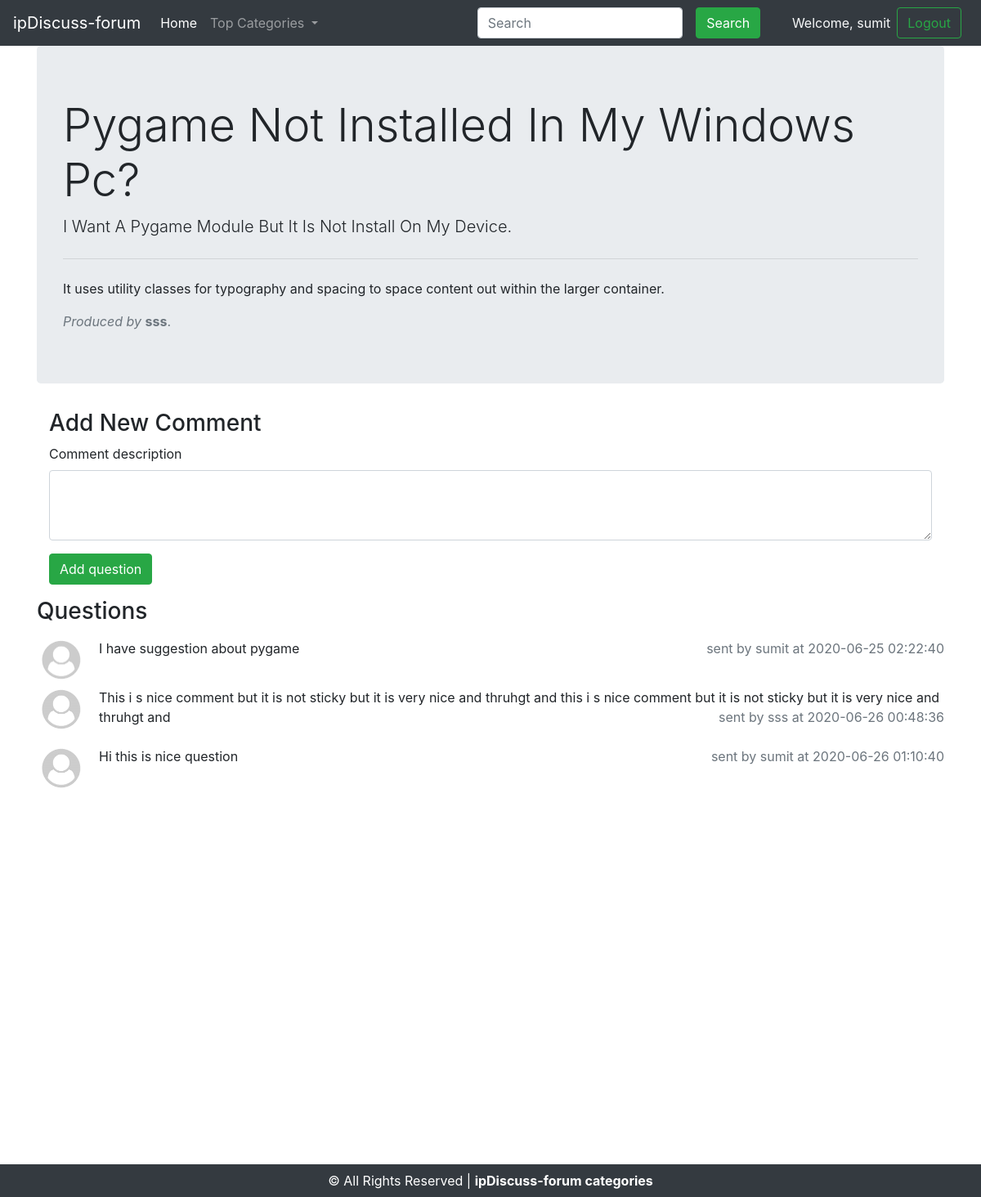
/thread.php?thd=1 (signed in), run on the app's committed database.
### tables this page shows
CREATE TABLE `threads` (
  `thread_id` int(11) NOT NULL,
  `thread_title` varchar(255) NOT NULL,
  `thread_content` text NOT NULL,
  `category_id` int(11) NOT NULL,
  `user_id` int(11) NOT NULL,
  `time&date` timestamp NOT NULL DEFAULT current_timestamp() ON UPDATE current_timestamp()
);

CREATE TABLE `users` (
  `user_id` int(11) NOT NULL,
  `username` varchar(255) NOT NULL,
  `user_email` varchar(255) NOT NULL,
  `password` varchar(10000) NOT NULL,
  `timestamp` datetime NOT NULL DEFAULT current_timestamp()
);

CREATE TABLE `comments` (
  `comment_id` int(11) NOT NULL,
  `user_id` int(11) NOT NULL,
  `comment_desc` text NOT NULL,
  `thread_id` int(11) NOT NULL,
  `comment_time` datetime NOT NULL DEFAULT current_timestamp()
);

### thread.php (the view, shortened to what this page needs)
<?php
include "includes/header.php";
include "includes/navbar.php";
$id=$_GET['thd'];
$sql="select * from threads where thread_id='$id'";
$res=mysqli_query($conn,$sql);
while($row=mysqli_fetch_assoc($res))
{
    $title=$row['thread_title'];
    $desc=$row['thread_content'];
    $q_id=$row['user_id'];
    $sql2="select username from users where user_id='$q_id'";
    $res2=mysqli_query($conn,$sql2);
    $row2=mysqli_fetch_assoc($res2);
    $q_username=$row2['username'];
echo '
<div class="container">
<div class="jumbotron">
  <h1 class="display-4">'.ucwords($title).'?</h1>
  <p class="lead">'.ucwords($desc).'</p>
  <hr class="my-4">
  <p>It uses utility classes for typography and spacing to space content out within the larger container.</p>
  <i><p class="text-muted mb-0">Produced by </i><b>'.$q_username.'</b>.
</div>
</div>
<div class="container">';
echo '
<div class="container mb-3">
    <h3>Add New Comment</h3>';
    if(isset($_SESSION['loggedin']))
    {
        echo '<form action="'.$_SERVER['REQUEST_URI'].'" method="post">
            <div class="form-group">
                <label for="cdescription">Comment description</label>
                <textarea class="form-control" minlength=5 maxlength=20000 name="cdesc" id="cdescription" rows="3" required></textarea>
            </div>
            <button type="submit" name="comment" class="btn btn-success">Add question</button>
            </form>';
    }
    else
    {
        echo '<h5>You are not logged In ,login to continue</h5>';
    }
echo '</div>
</div>
<div class="container">
<h3 class="mb-3">Questions</h3>';
$sql="select * from comments where thread_id='$id'";
$res=mysqli_query($conn,$sql);
if( mysqli_num_rows($res)>0)
{
    while($row=mysqli_fetch_assoc($res))
    {
        $comment_desc=$row['comment_desc'];
        $comment_time=$row['comment_time'];
        $comment_user_id=$row['user_id'];
        $sql2="select username from users where user_id='$comment_user_id'";
        $res2=mysqli_query($conn,$sql2);
        $row2=mysqli_fetch_assoc($res2);
        $comment_username=$row2['username'];
        echo '<div class="media mb-2">
                <img src="images/profile.png" width="60px" class="mr-3" alt="...">
            <div class="media-body">
            <p class="mt-0 d-inline">'.ucfirst($comment_desc).'</p>
            <p class="d-inline text-dark text-muted float-right "> sent by '.$comment_username.' at '.$comment_time.'</p>
            </div>
            </div>';
    }
}
else
{
    echo '<div class="jumbotron">
    <h1 class="display-5">No any comments in database.</h1>
    <p class="lead">Be the first person to ask a comment.</p>
  </div>';
}
echo '</div>';
}
include "includes/footer.php";
?>

### data on the page
threads: thread_title "Pygame Not Installed In My Windows Pc", thread_content "I Want A Pygame Module But It Is Not Install On My Device.", user.username "sss"
comments: comment_desc "I have suggestion about pygame", user.username "sumit", comment_time "2020-06-25 02:22:40"
comments: comment_desc "This i s nice comment but it is not sticky but it is very nice and thruhgt and this i s nice comment but it is not sticky but it is very nice and thruhgt and", user.username "sss", comment_time "2020-06-26 00:48:36"
comments: comment_desc "Hi this is nice question", user.username "sumit", comment_time "2020-06-26 01:10:40"

### other printed values
$_SESSION['loggedin'] "sumit"
